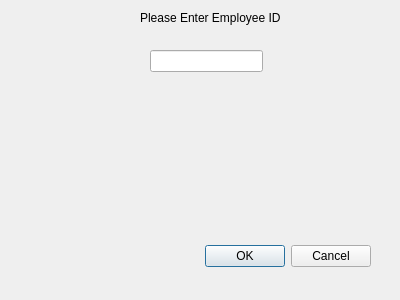
<?xml version="1.0" encoding="UTF-8"?>
<ui version="4.0">
 <class>modEntry</class>
 <widget class="QDialog" name="modEntry">
  <property name="geometry">
   <rect>
    <x>0</x>
    <y>0</y>
    <width>400</width>
    <height>300</height>
   </rect>
  </property>
  <property name="windowTitle">
   <string>Dialog</string>
  </property>
  <widget class="QDialogButtonBox" name="buttonBox">
   <property name="geometry">
    <rect>
     <x>30</x>
     <y>240</y>
     <width>341</width>
     <height>32</height>
    </rect>
   </property>
   <property name="orientation">
    <enum>Qt::Horizontal</enum>
   </property>
   <property name="standardButtons">
    <set>QDialogButtonBox::Cancel|QDialogButtonBox::Ok</set>
   </property>
  </widget>
  <widget class="QLineEdit" name="lineEdit">
   <property name="geometry">
    <rect>
     <x>150</x>
     <y>50</y>
     <width>113</width>
     <height>22</height>
    </rect>
   </property>
  </widget>
  <widget class="QLabel" name="label">
   <property name="geometry">
    <rect>
     <x>140</x>
     <y>10</y>
     <width>181</width>
     <height>16</height>
    </rect>
   </property>
   <property name="text">
    <string>Please Enter Employee ID</string>
   </property>
  </widget>
 </widget>
 <resources/>
 <connections>
  <connection>
   <sender>buttonBox</sender>
   <signal>accepted()</signal>
   <receiver>modEntry</receiver>
   <slot>accept()</slot>
   <hints>
    <hint type="sourcelabel">
     <x>248</x>
     <y>254</y>
    </hint>
    <hint type="destinationlabel">
     <x>157</x>
     <y>274</y>
    </hint>
   </hints>
  </connection>
  <connection>
   <sender>buttonBox</sender>
   <signal>rejected()</signal>
   <receiver>modEntry</receiver>
   <slot>reject()</slot>
   <hints>
    <hint type="sourcelabel">
     <x>316</x>
     <y>260</y>
    </hint>
    <hint type="destinationlabel">
     <x>286</x>
     <y>274</y>
    </hint>
   </hints>
  </connection>
 </connections>
</ui>
